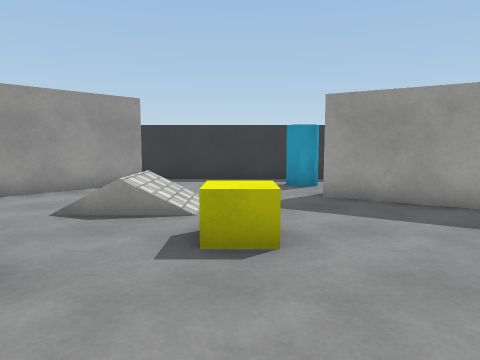
View 1 (above)

16 first-person views from a walk through a 3-D level made in the Unity game engine. The camera is 1.3 m above the floor, tilts 6° down and sees 70° across. The floor is counted in squares, 1 m on a side. Each view is taken from the middle of a square. On the plan, view 1 faces up. The plan holds only what a view shows up to about 15 squares ahead; the rest is blank. The player character is not drawn. Surface patterns are stand-ins for the level's own textures.

View 2
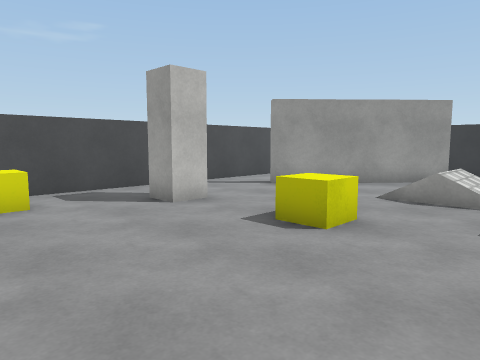

View 3
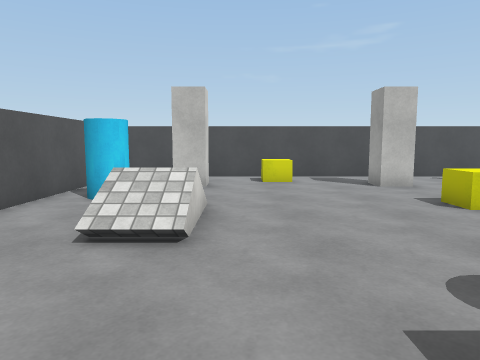

View 4
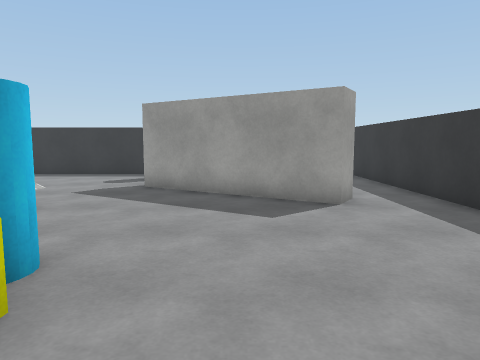

View 5
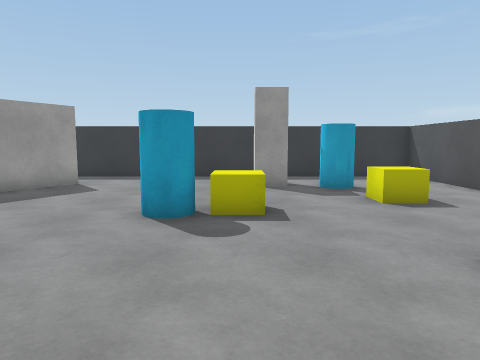

View 6
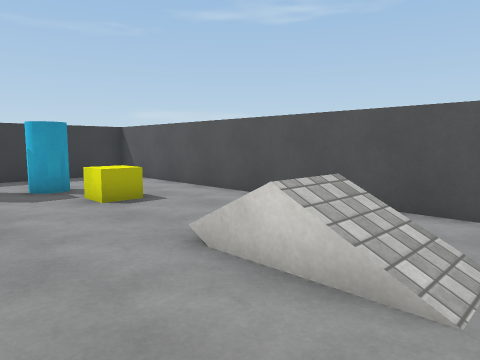

View 7
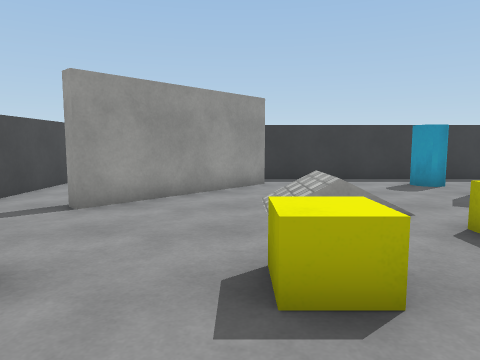

View 8
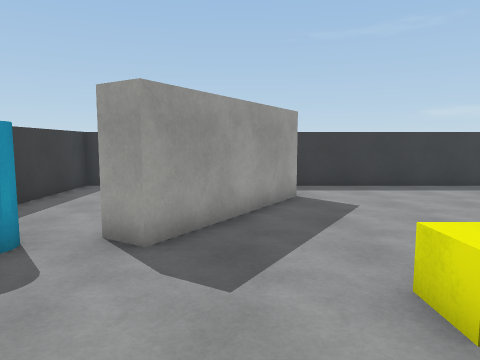

View 9
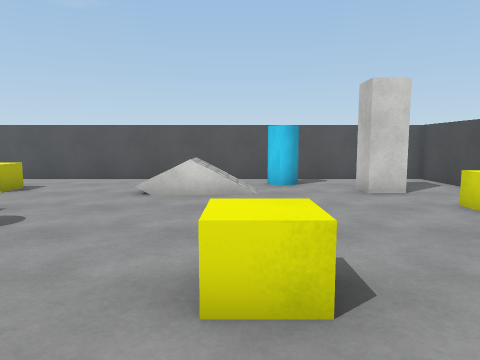

View 10
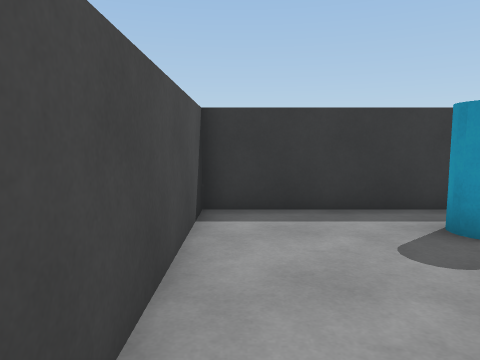

View 11
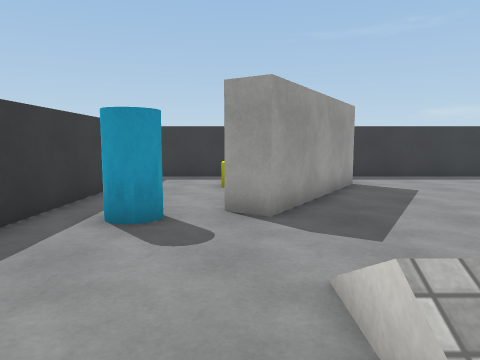

View 12
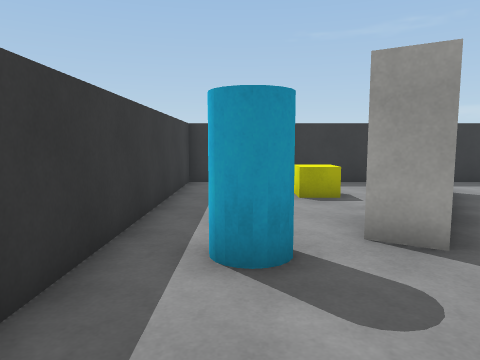

View 13
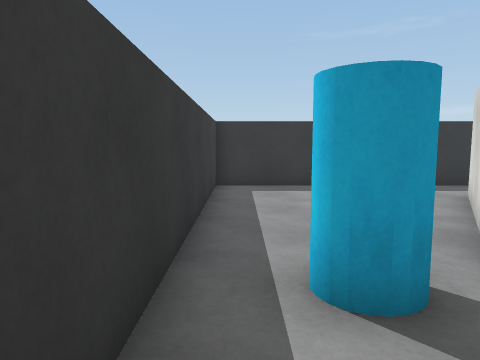

View 14
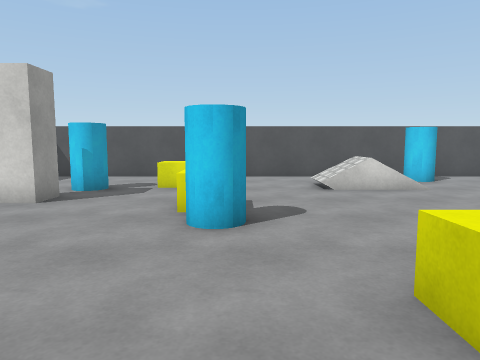

View 15
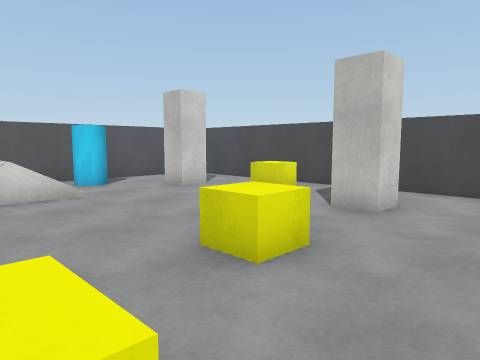

View 16
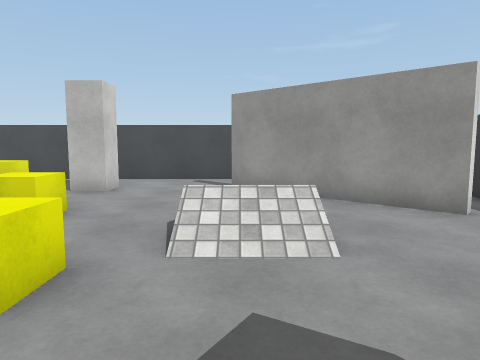

### Floor plan
Key: @ floor where view 1 was taken; # wall or solid block; . floor; / step, stairs or slope; = window, fence, low wall or low ledge; C cylinder; Y yellow cube.
Columns run from 10 left of view 1 to 10 right of it. Each row starts with its distance up from view 1.
 13 #####################
 12 #...................#
 11 #....C#.....C.......#
 10 #....##.............#
  9 #...##.......#..YY..#
  8 #..##../=/...###....#
  7 #..#...///....####..#
  6 #......///......##..#
  5 #.........Y.........#
  4 #.........Y.........#
  3 #..#..YY............#
  2 #...................#
  1 #...........C.......#
  0 #.Y.......@.YY......#
 -1 #YY..............#..#
 -2 #...................#
 -3 #......///....Y.C...#
 -4 #..#...///....Y.....#
 -5 #.....C.............#
 -6 #...................#
 -7 #####################

Positions as (right, up) in squares from view 1, and headings:
1: (0, 0), facing up
2: (0, -2), facing up-left
3: (4, -2), facing left
4: (5, -2), facing up
5: (-4, 0), facing right
6: (-4, 0), facing down-right
7: (-4, 0), facing up
8: (-3, 7), facing right
9: (-3, 6), facing down
10: (-9, 6), facing up
11: (-4, 9), facing right
12: (-2, 11), facing right
13: (-1, 12), facing right
14: (2, 7), facing down
15: (0, 6), facing down-left
16: (3, 7), facing left
